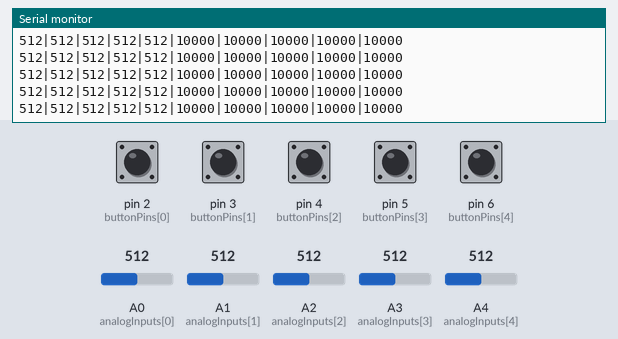
Recording of a sketch running on a simulated Arduino Uno, built with avr-gcc and run on an emulated ATmega328P. Shown: the last lines printed to the serial monitor. Inputs (shaded band) come from the test bench; at power-on: pin 2 (buttonPins[0]), pin 3 (buttonPins[1]), pin 4 (buttonPins[2]), pin 5 (buttonPins[3]), pin 6 (buttonPins[4]) HIGH, A0 (analogInputs[0]) = 512, A1 (analogInputs[1]) = 512, A2 (analogInputs[2]) = 512, A3 (analogInputs[3]) = 512, A4 (analogInputs[4]) = 512.

Above: at 1.2 s.
1.3 s: A0 (analogInputs[0]) set to 104
At 1.39 s:
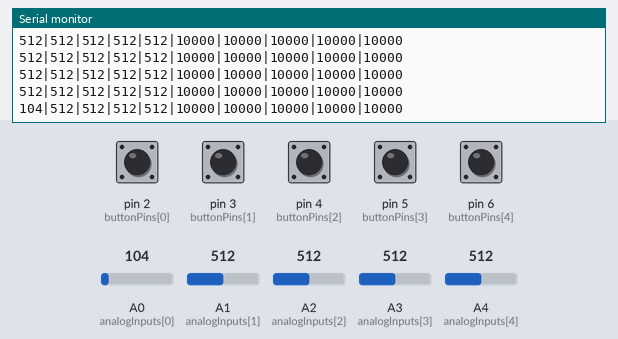
4.3 s: A0 (analogInputs[0]) set to 90
At 4.31 s:
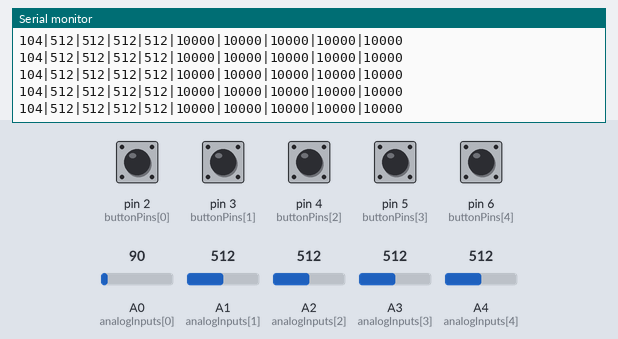
7.3 s: A1 (analogInputs[1]) set to 110
At 7.33 s:
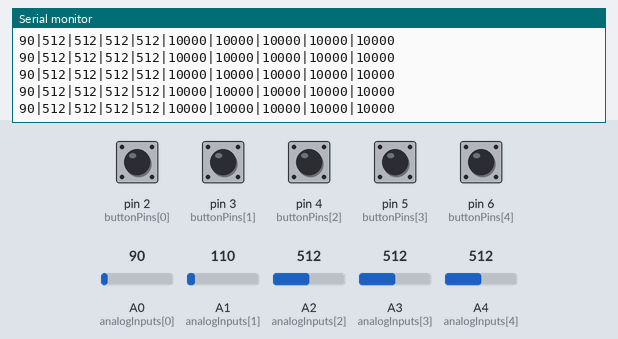
10.3 s: A1 (analogInputs[1]) set to 94
At 10.35 s:
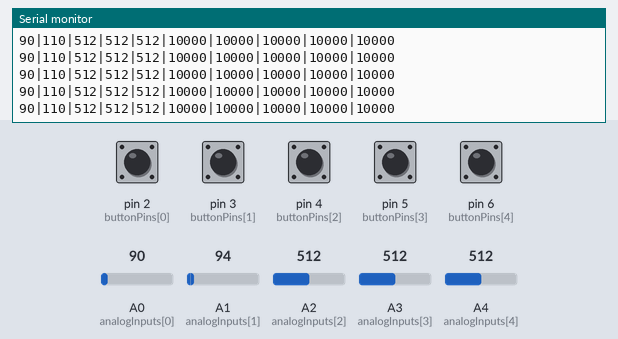
16.3 s: A2 (analogInputs[2]) set to 105
At 16.31 s:
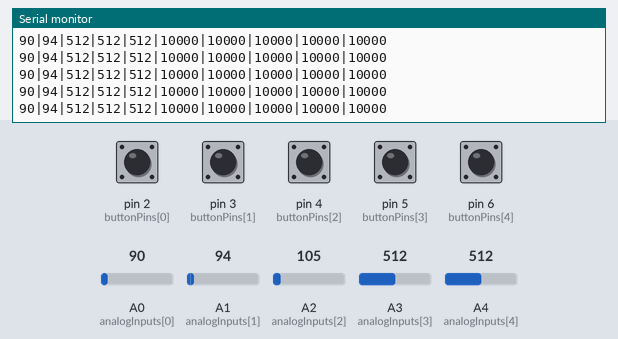
17.8 s: A2 (analogInputs[2]) set to 92
At 17.84 s:
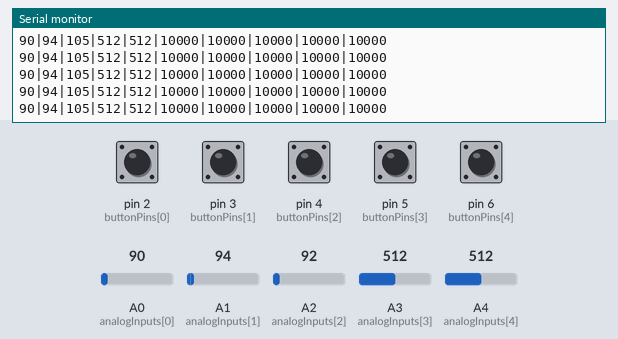
Timing chart, 0 to 20.3 s (numbered marks = the images above; inputs shaded):
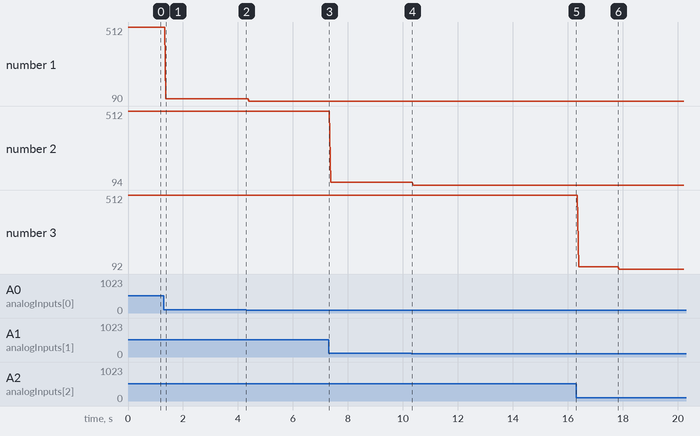

Measured:
- after the input at 1.3 s, the serial monitor: prints a new line after 0.08 s (image 1)
- plotted number 1: 512 → 104 after the input at 1.3 s, 104 → 90 after the input at 4.3 s
- plotted number 2: 512 → 110 after the input at 7.3 s, 110 → 94 after the input at 10.3 s
- plotted number 3: 512 → 105 after the input at 16.3 s, 105 → 92 after the input at 17.8 s

The sketch:

Open-Firmware.ino
```cpp
// Volumix Open Firmware

const int NUM_SLIDERS = 5;
const int analogInputs[NUM_SLIDERS] = {A0, A1, A2, A3, A4};

int analogSliderValues[NUM_SLIDERS];
int lastStableValues[NUM_SLIDERS];   // last value that passed the noise gate

// ==================== NOISE GATE ====================
// Ignores pot changes smaller than this to prevent jitter when pots are idle.
// Raise to 8-12 if you still see flickering.
const int NOISE_GATE = 4;

// ==================== BUTTON CONFIGURATION ====================
const int NUM_BUTTONS = 5;
const int buttonPins[NUM_BUTTONS] = {2, 3, 4, 5, 6};

// Button types: false = momentary, true = toggle
const bool buttonIsToggle[NUM_BUTTONS] = {false, false, false, false, false};

// ==================== BUTTON STATE VARIABLES ====================
const int BUTTON_OFF = 10000;
const int BUTTON_ON  = 10001;

const unsigned long DEBOUNCE_DELAY = 25; // milliseconds

int  buttonStates[NUM_BUTTONS];
int  lastButtonReading[NUM_BUTTONS];
unsigned long lastDebounceTime[NUM_BUTTONS];

bool buttonDebouncedState[NUM_BUTTONS];
bool buttonToggleState[NUM_BUTTONS];

void setup() {
  for (int i = 0; i < NUM_SLIDERS; i++) {
    pinMode(analogInputs[i], INPUT);
    analogSliderValues[i] = analogRead(analogInputs[i]);
    lastStableValues[i]   = analogSliderValues[i];
  }

  for (int i = 0; i < NUM_BUTTONS; i++) {
    pinMode(buttonPins[i], INPUT_PULLUP);
    buttonStates[i]         = BUTTON_OFF;
    lastButtonReading[i]    = HIGH;
    lastDebounceTime[i]     = 0;
    buttonDebouncedState[i] = false;
    buttonToggleState[i]    = false;
  }

  Serial.begin(9600);
}

void loop() {
  updateSliderValues();
  updateButtonStates();
  sendSliderValues();
  delay(10);
}

void updateSliderValues() {
  for (int i = 0; i < NUM_SLIDERS; i++) {
    int newVal = analogRead(analogInputs[i]);

    // Only accept the new reading if it moved more than NOISE_GATE counts.
    // This prevents tiny fluctuations from a resting pot causing volume jumps.
    if (abs(newVal - lastStableValues[i]) >= NOISE_GATE) {
      lastStableValues[i]   = newVal;
      analogSliderValues[i] = newVal;
    }
    // If change is smaller than the gate, keep the last stable value.
  }
}

void updateButtonStates() {
  unsigned long currentTime = millis();

  for (int i = 0; i < NUM_BUTTONS; i++) {
    int reading = digitalRead(buttonPins[i]);

    if (reading != lastButtonReading[i]) {
      lastDebounceTime[i] = currentTime;
    }

    if ((currentTime - lastDebounceTime[i]) > DEBOUNCE_DELAY) {
      bool isPressed = (reading == LOW);

      if (buttonIsToggle[i]) {
        if (isPressed && !buttonDebouncedState[i]) {
          buttonToggleState[i] = !buttonToggleState[i];
        }
        buttonDebouncedState[i] = isPressed;
        buttonStates[i] = buttonToggleState[i] ? BUTTON_ON : BUTTON_OFF;
      } else {
        buttonStates[i] = isPressed ? BUTTON_ON : BUTTON_OFF;
      }
    }

    lastButtonReading[i] = reading;
  }
}

void sendSliderValues() {
  String builtString = String("");

  for (int i = 0; i < NUM_SLIDERS; i++) {
    builtString += String((int)analogSliderValues[i]);
    builtString += String("|");
  }

  for (int i = 0; i < NUM_BUTTONS; i++) {
    builtString += String(buttonStates[i]);
    if (i < NUM_BUTTONS - 1) {
      builtString += String("|");
    }
  }

  Serial.println(builtString);
}
```
